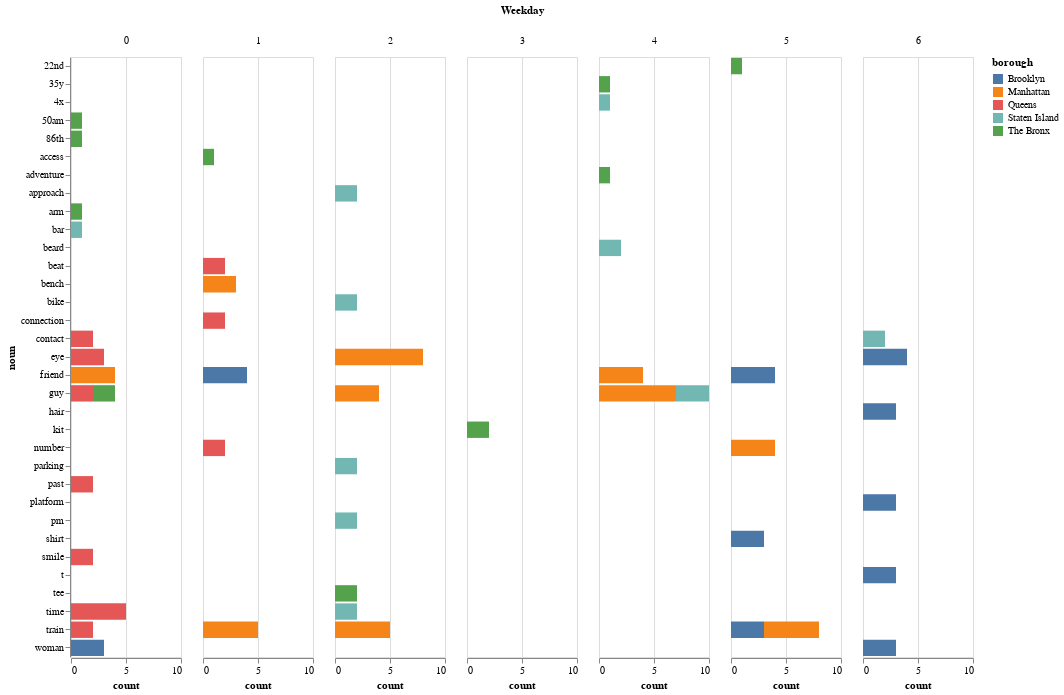

This figure's notebook cell:
### Code cell
df_noun_borough = df[['noun', 'borough', 'Weekday']]
df_noun_borough['noun'] = df_noun_borough['noun'].apply(literal_eval)
df_exploded = df_noun_borough.explode('noun')

# # Group by 'borough' and get the value counts for 'nouns'
noun_counts = df_exploded.groupby(['borough', 'noun', 'Weekday']).size().reset_index(name='count')
# noun_counts
value_counts = noun_counts.groupby('borough').apply(lambda x: x.nlargest(10, 'count')).reset_index(drop=True)


alt.Chart(value_counts).mark_bar().encode(
    y='noun',
    x='count',
    color='borough',
    column='Weekday', 
    
).properties(
    width=110,
    height=600
)

## noun to replace t, tee, and shirt
## normalize the data

### Figure 1 — Vega-Lite specification as saved in the notebook (floating-point values rounded to 4 significant figures)
{"config": {"view": {"continuousWidth": 300, "continuousHeight": 300}}, "data": {"name": "data-f14694e66d36bf4d2bf030e456af3cf7"}, "mark": {"type": "bar"}, "encoding": {"color": {"field": "borough", "type": "nominal"}, "column": {"field": "Weekday", "type": "quantitative"}, "x": {"field": "count", "type": "quantitative"}, "y": {"field": "noun", "type": "nominal"}}, "height": 600, "width": 110, "$schema": "https://vega.github.io/schema/vega-lite/v5.17.0.json", "datasets": {"data-f14694e66d36bf4d2bf030e456af3cf7": [{"borough": "Brooklyn", "noun": "eye", "Weekday": 6, "count": 4}, {"borough": "Brooklyn", "noun": "friend", "Weekday": 1, "count": 4}, {"borough": "Brooklyn", "noun": "friend", "Weekday": 5, "count": 4}, {"borough": "Brooklyn", "noun": "hair", "Weekday": 6, "count": 3}, {"borough": "Brooklyn", "noun": "platform", "Weekday": 6, "count": 3}, {"borough": "Brooklyn", "noun": "shirt", "Weekday": 5, "count": 3}, {"borough": "Brooklyn", "noun": "t", "Weekday": 6, "count": 3}, {"borough": "Brooklyn", "noun": "train", "Weekday": 5, "count": 3}, {"borough": "Brooklyn", "noun": "woman", "Weekday": 0, "count": 3}, {"borough": "Brooklyn", "noun": "woman", "Weekday": 6, "count": 3}, {"borough": "Manhattan", "noun": "eye", "Weekday": 2, "count": 8}, {"borough": "Manhattan", "noun": "guy", "Weekday": 4, "count": 7}, {"borough": "Manhattan", "noun": "train", "Weekday": 1, "count": 5}, {"borough": "Manhattan", "noun": "train", "Weekday": 2, "count": 5}, {"borough": "Manhattan", "noun": "train", "Weekday": 5, "count": 5}, {"borough": "Manhattan", "noun": "friend", "Weekday": 0, "count": 4}, {"borough": "Manhattan", "noun": "friend", "Weekday": 4, "count": 4}, {"borough": "Manhattan", "noun": "guy", "Weekday": 2, "count": 4}, {"borough": "Manhattan", "noun": "number", "Weekday": 5, "count": 4}, {"borough": "Manhattan", "noun": "bench", "Weekday": 1, "count": 3}, {"borough": "Queens", "noun": "time", "Weekday": 0, "count": 5}, {"borough": "Queens", "noun": "eye", "Weekday": 0, "count": 3}, {"borough": "Queens", "noun": "beat", "Weekday": 1, "count": 2}, {"borough": "Queens", "noun": "connection", "Weekday": 1, "count": 2}, {"borough": "Queens", "noun": "contact", "Weekday": 0, "count": 2}, {"borough": "Queens", "noun": "guy", "Weekday": 0, "count": 2}, {"borough": "Queens", "noun": "number", "Weekday": 1, "count": 2}, {"borough": "Queens", "noun": "past", "Weekday": 0, "count": 2}, {"borough": "Queens", "noun": "smile", "Weekday": 0, "count": 2}, {"borough": "Queens", "noun": "train", "Weekday": 0, "count": 2}, {"borough": "Staten Island", "noun": "guy", "Weekday": 4, "count": 3}, {"borough": "Staten Island", "noun": "approach", "Weekday": 2, "count": 2}, {"borough": "Staten Island", "noun": "beard", "Weekday": 4, "count": 2}, {"borough": "Staten Island", "noun": "bike", "Weekday": 2, "count": 2}, {"borough": "Staten Island", "noun": "contact", "Weekday": 6, "count": 2}, {"borough": "Staten Island", "noun": "parking", "Weekday": 2, "count": 2}, {"borough": "Staten Island", "noun": "pm", "Weekday": 2, "count": 2}, {"borough": "Staten Island", "noun": "time", "Weekday": 2, "count": 2}, {"borough": "Staten Island", "noun": "4x", "Weekday": 4, "count": 1}, {"borough": "Staten Island", "noun": "bar", "Weekday": 0, "count": 1}, {"borough": "The Bronx", "noun": "guy", "Weekday": 0, "count": 2}, {"borough": "The Bronx", "noun": "kit", "Weekday": 3, "count": 2}, {"borough": "The Bronx", "noun": "tee", "Weekday": 2, "count": 2}, {"borough": "The Bronx", "noun": "22nd", "Weekday": 5, "count": 1}, {"borough": "The Bronx", "noun": "35y", "Weekday": 4, "count": 1}, {"borough": "The Bronx", "noun": "50am", "Weekday": 0, "count": 1}, {"borough": "The Bronx", "noun": "86th", "Weekday": 0, "count": 1}, {"borough": "The Bronx", "noun": "access", "Weekday": 1, "count": 1}, {"borough": "The Bronx", "noun": "adventure", "Weekday": 4, "count": 1}, {"borough": "The Bronx", "noun": "arm", "Weekday": 0, "count": 1}]}}
